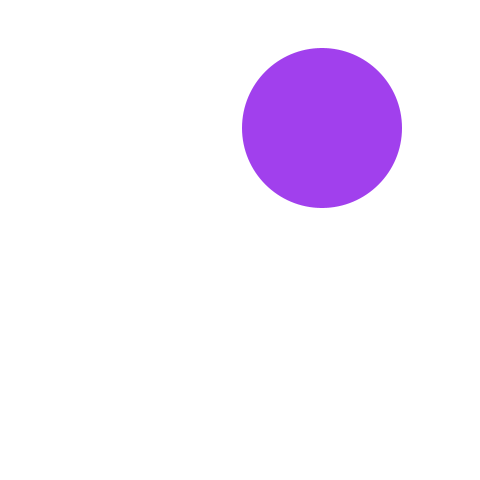
Frame 1 (no input)
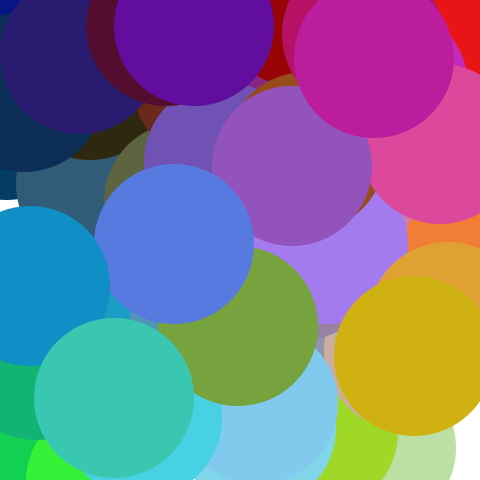
Frame 60 (the mouse pressed at the canvas centre just before this capture)
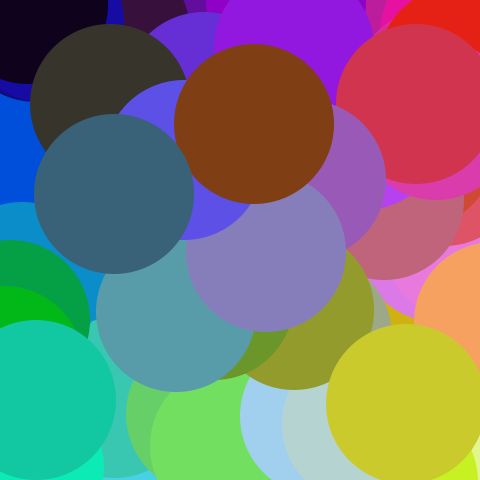
Frame 120 (the mouse held since frame 60 and released just before this capture)

The Processing sketch that drew these frames (run headless with seeded random() and noise(); from frame 60 on, the mouse is pressed at the canvas centre):

// Processing sketch: randomRGB
// ── randomRGB.pde

void setup(){
  size(480,480);
  smooth();
  background(255);
  noStroke();
}

void draw(){
  int r=int(random(25)*10);
  int g=int(random(25)*10);
  int b=int(random(25)*10);
fill(r,g,b);
ellipse(r+r,g+g,160,160);
 
}
